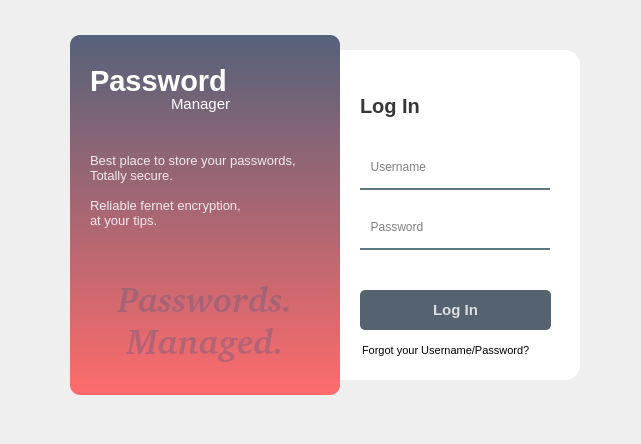
<?xml version="1.0" encoding="UTF-8"?>
<ui version="4.0">
 <class>Form</class>
 <widget class="QWidget" name="Form">
  <property name="geometry">
   <rect>
    <x>0</x>
    <y>0</y>
    <width>641</width>
    <height>444</height>
   </rect>
  </property>
  <property name="windowTitle">
   <string>Form</string>
  </property>
  <widget class="QWidget" name="widget" native="true">
   <property name="geometry">
    <rect>
     <x>30</x>
     <y>10</y>
     <width>590</width>
     <height>420</height>
    </rect>
   </property>
   <widget class="QLabel" name="label">
    <property name="geometry">
     <rect>
      <x>40</x>
      <y>25</y>
      <width>270</width>
      <height>360</height>
     </rect>
    </property>
    <property name="styleSheet">
     <string notr="true">background-color: qlineargradient(spread:pad, x1:0, y1:0, x2:0, y2:1, stop:0 rgba(85, 98, 122, 255), stop:1 rgba(255, 107, 107, 255));
border-radius: 10px;</string>
    </property>
    <property name="text">
     <string/>
    </property>
   </widget>
   <widget class="QLabel" name="label_2">
    <property name="geometry">
     <rect>
      <x>290</x>
      <y>40</y>
      <width>260</width>
      <height>330</height>
     </rect>
    </property>
    <property name="styleSheet">
     <string notr="true">background-color: rgb(255, 255, 255);
border-radius:15px;</string>
    </property>
    <property name="text">
     <string/>
    </property>
   </widget>
   <widget class="QLabel" name="label_3">
    <property name="geometry">
     <rect>
      <x>330</x>
      <y>80</y>
      <width>101</width>
      <height>31</height>
     </rect>
    </property>
    <property name="font">
     <font>
      <pointsize>15</pointsize>
      <weight>75</weight>
      <bold>true</bold>
     </font>
    </property>
    <property name="styleSheet">
     <string notr="true">color:rgba(0, 0, 0, 200);</string>
    </property>
    <property name="text">
     <string>Log In</string>
    </property>
   </widget>
   <widget class="QLineEdit" name="lineEdit">
    <property name="geometry">
     <rect>
      <x>330</x>
      <y>140</y>
      <width>190</width>
      <height>40</height>
     </rect>
    </property>
    <property name="font">
     <font>
      <pointsize>9</pointsize>
     </font>
    </property>
    <property name="styleSheet">
     <string notr="true">background-color: rgba(0, 0, 0, 0);
border:2px solid rgba(0, 0, 0, 0);
border-bottom-color:rgba(46, 82, 101, 200);
color:rgb(0, 0, 0);
padding-bottom:7px;</string>
    </property>
    <property name="text">
     <string/>
    </property>
    <property name="placeholderText">
     <string>  Username</string>
    </property>
   </widget>
   <widget class="QLineEdit" name="lineEdit_2">
    <property name="geometry">
     <rect>
      <x>330</x>
      <y>200</y>
      <width>190</width>
      <height>40</height>
     </rect>
    </property>
    <property name="font">
     <font>
      <pointsize>9</pointsize>
     </font>
    </property>
    <property name="styleSheet">
     <string notr="true">background-color: rgba(0, 0, 0, 0);
border:2px solid rgba(0, 0, 0, 0);
border-bottom-color:rgba(46, 82, 101, 200);
color:rgb(0, 0, 0);
padding-bottom:7px;</string>
    </property>
    <property name="text">
     <string/>
    </property>
    <property name="echoMode">
     <enum>QLineEdit::Password</enum>
    </property>
    <property name="placeholderText">
     <string>  Password</string>
    </property>
   </widget>
   <widget class="QPushButton" name="pushButton">
    <property name="geometry">
     <rect>
      <x>330</x>
      <y>280</y>
      <width>191</width>
      <height>40</height>
     </rect>
    </property>
    <property name="font">
     <font>
      <pointsize>11</pointsize>
      <weight>75</weight>
      <bold>true</bold>
     </font>
    </property>
    <property name="styleSheet">
     <string notr="true">QPushButton#pushButton{
	background-color: rgba(85, 98, 112, 255);
	color:rgba(255, 255, 255, 200);
	border-radius:5px
}
QPushButton#pushButton:pressed{
	padding-left:5px;
	padding-top:5px;
	background-color: rgba(255, 107, 107, 255);
	background-position:calc(100% - 10px)center;
}
QPushButton#pushButton:hover{
	background-color: rgba(255, 107, 107, 255);
}
</string>
    </property>
    <property name="text">
     <string>Log In</string>
    </property>
   </widget>
   <widget class="QLabel" name="label_4">
    <property name="geometry">
     <rect>
      <x>332</x>
      <y>330</y>
      <width>191</width>
      <height>21</height>
     </rect>
    </property>
    <property name="font">
     <font>
      <pointsize>8</pointsize>
     </font>
    </property>
    <property name="text">
     <string>Forgot your Username/Password?</string>
    </property>
   </widget>
   <widget class="QLabel" name="label_5">
    <property name="geometry">
     <rect>
      <x>60</x>
      <y>50</y>
      <width>181</width>
      <height>41</height>
     </rect>
    </property>
    <property name="font">
     <font>
      <pointsize>22</pointsize>
      <weight>75</weight>
      <bold>true</bold>
     </font>
    </property>
    <property name="styleSheet">
     <string notr="true">color:rgba(255, 255, 255, 255)</string>
    </property>
    <property name="text">
     <string>Password</string>
    </property>
   </widget>
   <widget class="QLabel" name="label_6">
    <property name="geometry">
     <rect>
      <x>141</x>
      <y>78</y>
      <width>101</width>
      <height>31</height>
     </rect>
    </property>
    <property name="font">
     <font>
      <pointsize>11</pointsize>
      <weight>50</weight>
      <bold>false</bold>
     </font>
    </property>
    <property name="styleSheet">
     <string notr="true">color:rgba(255, 255, 255, 255)</string>
    </property>
    <property name="text">
     <string>Manager</string>
    </property>
   </widget>
   <widget class="QLabel" name="label_7">
    <property name="geometry">
     <rect>
      <x>60</x>
      <y>140</y>
      <width>231</width>
      <height>81</height>
     </rect>
    </property>
    <property name="font">
     <font>
      <pointsize>10</pointsize>
     </font>
    </property>
    <property name="styleSheet">
     <string notr="true">color:rgba(255, 255, 255, 220)</string>
    </property>
    <property name="text">
     <string>Best place to store your passwords, 
Totally secure. 

Reliable fernet encryption,
at your tips.</string>
    </property>
   </widget>
   <widget class="QLabel" name="label_8">
    <property name="geometry">
     <rect>
      <x>50</x>
      <y>250</y>
      <width>251</width>
      <height>121</height>
     </rect>
    </property>
    <property name="font">
     <font>
      <family>C059 [UKWN]</family>
      <pointsize>26</pointsize>
      <weight>75</weight>
      <italic>true</italic>
      <bold>true</bold>
     </font>
    </property>
    <property name="styleSheet">
     <string notr="true">color:rgba(100, 90, 130, 100);</string>
    </property>
    <property name="text">
     <string>Passwords.
Managed.</string>
    </property>
    <property name="alignment">
     <set>Qt::AlignCenter</set>
    </property>
   </widget>
   <zorder>label_2</zorder>
   <zorder>label</zorder>
   <zorder>label_3</zorder>
   <zorder>lineEdit</zorder>
   <zorder>lineEdit_2</zorder>
   <zorder>pushButton</zorder>
   <zorder>label_4</zorder>
   <zorder>label_5</zorder>
   <zorder>label_6</zorder>
   <zorder>label_7</zorder>
   <zorder>label_8</zorder>
  </widget>
 </widget>
 <resources/>
 <connections/>
</ui>
